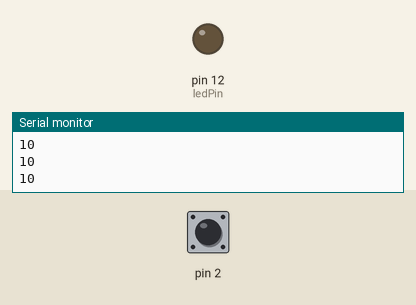
A sketch run on a simulated Arduino Uno, built with avr-gcc and run on an emulated ATmega328P. Parts: output pins drawn as LEDs (lit = HIGH), the last lines printed to the serial monitor. The inputs (shaded band) are chosen by the test bench; at power-on: pin 2 HIGH.

Above: at 1.2 s.
1.3 s: pin 2 pulled LOW for 0.15 s
At 2.5 s:
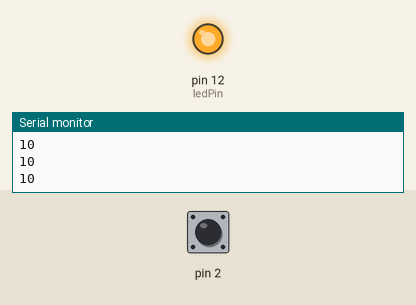
2.9 s: pin 2 pulled LOW for 1 s
At 3.7 s:
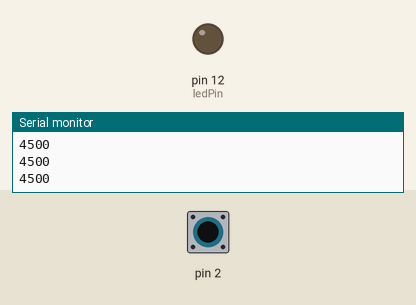
5.4 s: pin 2 pulled LOW for 3.2 s
At 6.8 s:
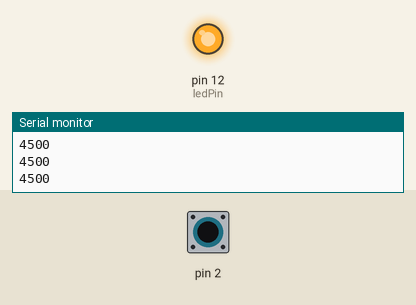
Timing chart, 0 to 8.4 s (numbered marks = the images above; inputs shaded):
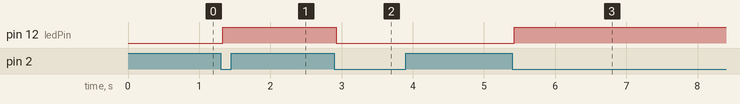

The sketch:

13_touch_lamp_onoff.ino
```cpp
#include <CapacitiveSensor.h>
CapacitiveSensor cap = CapacitiveSensor(4, 2); // create capacitive sensor as object connected between pin 4 and 2

int threshold = 500; // threshold for sensor input
long sensorValue = 0;
long previousSensorValue = 0;
boolean ledState = LOW;

const int ledPin = 12; // pin number of connected LED


void setup() {
  Serial.begin(9600); // start the serial monitor with 9600 BAUD
  pinMode(ledPin, OUTPUT); // define the pin connected to the LED as output
}


void loop() {
  sensorValue = cap.capacitiveSensor(30); // sample the sensor 30 times
  Serial.println(sensorValue); // display the sensorValue in the serial monitor

  if (sensorValue > previousSensorValue + threshold) { // check if the sensor value is different from before
    ledState = !ledState; // switch on or off the LED
    digitalWrite(ledPin, ledState);
  }

  previousSensorValue = sensorValue; // save the current sensor value for the next loop
  delay(50);
}
```

Measured:
- after the input at 1.3 s, pin 12 (ledPin): LOW → HIGH at once
- after the input at 2.9 s, pin 12 (ledPin): HIGH → LOW at once
- after the input at 5.4 s, pin 12 (ledPin): LOW → HIGH at once
